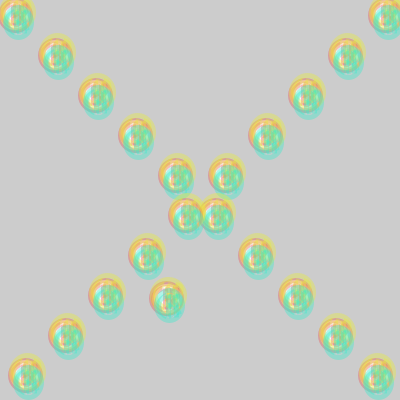
Frame 1 (no input)
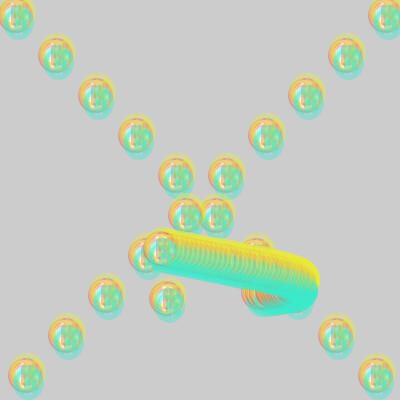
Frame 60 (the mouse pressed at the canvas centre just before this capture)
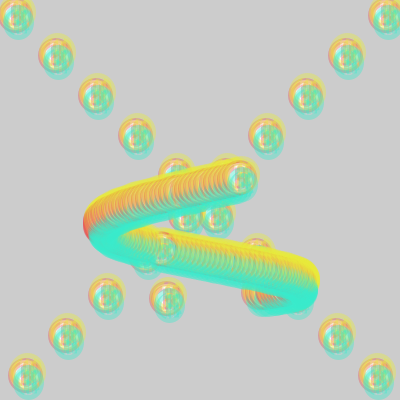
Frame 120 (the mouse held since frame 60 and released just before this capture)

The Processing sketch that drew these frames (run headless with seeded random() and noise(); from frame 60 on, the mouse is pressed at the canvas centre):

// Processing sketch: processing_37530
// ── processing_37530.pde

     
       //homework 6
//Copyright Caroline Record PA pittsburgh setember 15, 2011

float xPos;
float yPos;
float amplitude;
int f=15;
int g=400-15;

void setup() {


  size ( 400, 400) ;
}

void draw()
{
    float centerX = 200;
  float amplitudeX = 100.0 ;
  float amplitudeY = 100.0 ;
  float periodX = 0.003;
  float periodY = .0007 ;
  
  
  xPos = centerX + amplitudeX  * sin(millis()*periodX-1);
  yPos = centerX + amplitudeY  * cos(millis()*periodY);
  
  initials(xPos, yPos, 30, 30, color (#E85252), color (#E7EA39), color (#39EACB));
  
  while (f<400)
  {
    initials(f, f, 30, 30, color (#E85252), color (#E7EA39), color (#39EACB));
   initials(width-f, f, 30, 30, color (#E85252), color (#E7EA39), color (#39EACB));
   f=f+40;  
  }
}

void initials(float x, float y, float wd, float ht, color re, color gr, color ye)
{
  float e, r, wt, hd;
  float h, u, it, od;

  e=x+2;
  r=y-3;
  wt=wd+2;
  hd=ht+3;


  h=x+3;
  u=y+7;
  it=wd-4;
  od=ht;

  //color variables
  /*
  re=color(ref);
   gr=color(g);
   ye=color(b);
   */
  //circle
  stroke (re, 98);
  fill(#FAFAFA);
  strokeWeight(5);
  ellipseMode(CENTER);
  ellipse(x, y, wd, ht);
  //settings for all the letters
  noFill();
  smooth();
  strokeCap(SQUARE);
  //curve for the C
  beginShape();
  curveVertex(x-.1*wd, y-.2*ht);
  curveVertex(x-.15*wd, y-.35*ht);
  curveVertex(x-.4*wd, y-.15*ht);
  curveVertex(x-.4*wd, y+.15*ht);
  curveVertex(x-.15*wd, y+.35*ht);
  curveVertex(x-.1*wd, y+.2*ht);
  endShape();
  //curves for the B
  beginShape();
  curveVertex(x-.1*wd, y-.35*ht);
  curveVertex(x-.05*wd, y-.35*ht);
  curveVertex(x+.1*wd, y-.27*ht);
  curveVertex(x+.1*wd, y-.08*ht);
  curveVertex(x-.05*wd, y);
  curveVertex(x-.1*wd, y);
  endShape();
  beginShape();
  curveVertex(x-.1*wd, y);
  curveVertex(x-.05*wd, y);
  curveVertex(x+.1*wd, y+.08*ht);
  curveVertex(x+.1*wd, y+.27*ht);
  curveVertex(x-.05*wd, y+.35*ht);
  curveVertex(x-.1*wd, y+.35*ht);
  endShape();
  //curve for the R
  beginShape();
  curveVertex(x+.1*wd, y-.35*ht);
  curveVertex(x+.2*wd, y-.35*ht);
  curveVertex(x+.35*wd, y-.27*ht);
  curveVertex(x+.35*wd, y-.08*ht);
  curveVertex(x+.2*wd, y);
  curveVertex(x+.1*wd, y);
  endShape();
  //lines
  line(x-.05*wd, y-.35*ht, x-.05*wd, y+.35*ht);
  line(x+.2*wd, y-.35*ht, x+.2*wd, y+.35*ht);
  line(x+.2*wd, y, x+.35*wd, y+.25*ht);
  // new color



  stroke (gr, 98);
  noFill();
  strokeWeight(5);
  ellipseMode(CENTER);
  ellipse(e, r, wt, hd);
  beginShape();
  curveVertex(e-.1*wt, r-.2*hd);
  curveVertex(e-.15*wt, r-.35*hd);
  curveVertex(e-.4*wt, r-.15*hd);
  curveVertex(e-.4*wt, r+.15*hd);
  curveVertex(e-.15*wt, r+.35*hd);
  curveVertex(e-.1*wt, r+.2*hd);
  endShape();
  //curves for the B
  beginShape();
  curveVertex(e-.1*wt, r-.35*hd);
  curveVertex(e-.05*wt, r-.35*hd);
  curveVertex(e+.1*wt, r-.27*hd);
  curveVertex(e+.1*wt, r-.08*hd);
  curveVertex(e-.05*wt, r);
  curveVertex(e-.1*wt, r);
  endShape();
  beginShape();
  curveVertex(e-.1*wt, r);
  curveVertex(e-.05*wt, r);
  curveVertex(e+.1*wt, r+.08*hd);
  curveVertex(e+.1*wt, r+.27*hd);
  curveVertex(e-.05*wt, r+.35*hd);
  curveVertex(e-.1*wt, r+.35*hd);
  endShape();
  //curve for the R
  beginShape();
  curveVertex(e+.1*wt, r-.35*hd);
  curveVertex(e+.2*wt, r-.35*hd);
  curveVertex(e+.35*wt, r-.27*hd);
  curveVertex(e+.35*wt, r-.08*hd);
  curveVertex(e+.2*wt, r);
  curveVertex(e+.1*wt, r);
  endShape();
  //lines
  line(e-.05*wt, r-.35*hd, e-.05*wt, r+.35*hd);
  line(e+.2*wt, r-.35*hd, e+.2*wt, r+.35*hd);
  line(e+.2*wt, r, e+.35*wt, r+.25*hd);



  stroke (ye, 99);
  noFill();
  strokeWeight(5);
  ellipseMode(CENTER);
  ellipse(h, u, it, od);
  noFill();
  beginShape();
  curveVertex(h-.1*it, u-.2*od);
  curveVertex(h-.15*it, u-.35*od);
  curveVertex(h-.4*it, u-.15*od);
  curveVertex(h-.4*it, u+.15*od);
  curveVertex(h-.15*it, u+.35*od);
  curveVertex(h-.1*it, u+.2*od);
  endShape();
  //curves for the B
  beginShape();
  curveVertex(h-.1*it, u-.35*od);
  curveVertex(h-.05*it, u-.35*od);
  curveVertex(h+.1*it, u-.27*od);
  curveVertex(h+.1*it, u-.08*od);
  curveVertex(h-.05*it, u);
  curveVertex(h-.1*it, u);
  endShape();
  beginShape();
  curveVertex(h-.1*it, u);
  curveVertex(h-.05*it, u);
  curveVertex(h+.1*it, u+.08*od);
  curveVertex(h+.1*it, u+.27*od);
  curveVertex(h-.05*it, u+.35*od);
  curveVertex(h-.1*it, u+.35*od);
  endShape();
  //curve for the R
  beginShape();
  curveVertex(h+.1*it, u-.35*od);
  curveVertex(h+.2*it, u-.35*od);
  curveVertex(h+.35*it, u-.27*od);
  curveVertex(h+.35*it, u-.08*od);
  curveVertex(h+.2*it, u);
  curveVertex(h+.1*it, u);
  endShape();
  //lines
  line(h-.05*it, u-.35*hd, h-.05*wt, u+.35*hd);
  line(h+.2*it, u-.35*hd, h+.2*wt, u+.35*hd);
  line(h+.2*it, u, h+.35*it, u+.25*hd);
}
         
